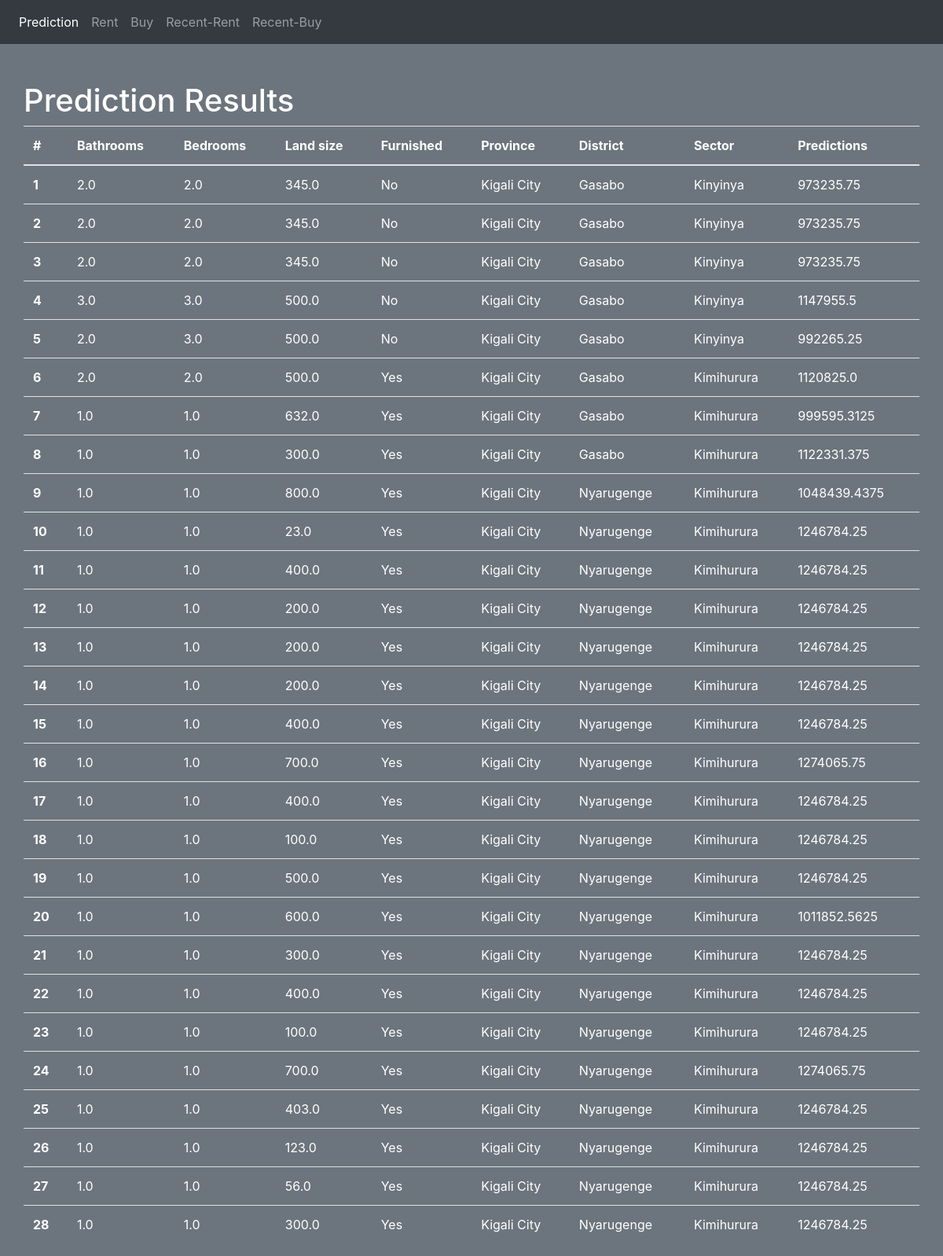
The app's page /results/ with its own data.
### predict/models.py (models this page shows, shortened)
class PredResults(models.Model):
    bedrooms=models.FloatField()
    bathrooms=models.FloatField()
    land_size=models.FloatField()
    furnished=models.CharField(max_length=5, choices=FURNISHED_CHOICES)
    province=models.CharField(max_length=50)
    district=models.CharField(max_length=50)
    sector=models.CharField(max_length=50)
    prediction=models.FloatField()

### predict/views.py (the view)
# urls.py: path('results/', views.view_results, name='results'),
def view_results(request):
    data = {"dataset": PredResults.objects.all()}
    return render(request, "results.html", data)

### templates/results.html
{% extends "base.html" %}
{% block main %}
    <div class="container pt-5">
        <div class="row">
        <h1>Prediction Results</h1>
            <table class="table text-white">
                <thead>
                <tr>
                <th scope="col">#</th>
                <th scope="col">Bathrooms</th>
                <th scope="col">Bedrooms</th>
                <th scope="col">Land size</th>
                <th scope="col">Furnished</th>
                <th scope="col">Province</th>
                <th scope="col">District</th>
                <th scope="col">Sector</th>
                <th scope="col">Predictions</th>
                </tr>
                </thead>
                <tbody>
                {% for data in dataset %}
                    <tr>
                    <th scope="row">{{ data.id }}</th>
                    <td>{{ data.bathrooms }}</td>
                    <td>{{ data.bedrooms }}</td>
                    <td>{{ data.land_size }}</td>
                    <td>{{ data.furnished }}</td>
                    <td>{{ data.province }}</td>
                    <td>{{ data.district }}</td>
                    <td>{{ data.sector }}</td>
                    <td>{{ data.prediction }}</td>
                    </tr>
                {% endfor %}
                </tbody>
            </table>
        </div>
    </div>
{% endblock %}

### templates/base.html (shortened to what this page needs)
<!doctype html>
<html lang="en">
    <head>
    <link rel="stylesheet" href="https://stackpath.bootstrapcdn.com/bootstrap/4.4.1/css/bootstrap.min.css">
    </head>
    <body class="bg-image text-white bg-secondary">
    <nav class="navbar navbar-expand-lg navbar-dark bg-dark">
        <div class="collapse navbar-collapse" id="navbarSupportedContent">
            <ul class="navbar-nav mr-auto">
                <li class="nav-item active">
                    <a class="nav-link" href="/">Prediction <span class="sr-only">(current)</span></a>
                </li>
                <li class="nav-item">
                    <a class="nav-link" href="{% url 'predict:prediction_page' %}">Rent</a>
                </li>
                <li class="nav-item">
                    <a class="nav-link" href="{% url 'predict:submit_sales_prediction' %}">Buy</a>
                </li>
                <li class="nav-item">
                    <a class="nav-link" href="/results">Recent-Rent</a>
                </li>
                <li class="nav-item">
                    <a class="nav-link" href="{% url 'predict:sales_result' %}">Recent-Buy</a>
                </li>
            </ul>
        </div>
    </nav>
    {% block main %}
    {% endblock %}
    </body>
</html>

### templates/base.html (style rules this page uses)
html { -webkit-text-size-adjust: 100%; text-size-adjust: 100%; }
.bg-image { background-image: url('https://wallpapercave.com/wp/wp9106198.jpg'); height: 100vh; background-size: cover; background-position: center; background-repeat: no-repeat; }

### records on screen
PredResults: id "1", bathrooms "2.0", bedrooms "2.0", land_size "345.0", furnished "No", province "Kigali City", district "Gasabo", sector "Kinyinya", prediction "973235.75"
PredResults: id "2", bathrooms "2.0", bedrooms "2.0", land_size "345.0", furnished "No", province "Kigali City", district "Gasabo", sector "Kinyinya", prediction "973235.75"
PredResults: id "3", bathrooms "2.0", bedrooms "2.0", land_size "345.0", furnished "No", province "Kigali City", district "Gasabo", sector "Kinyinya", prediction "973235.75"
PredResults: id "4", bathrooms "3.0", bedrooms "3.0", land_size "500.0", furnished "No", province "Kigali City", district "Gasabo", sector "Kinyinya", prediction "1147955.5"
PredResults: id "5", bathrooms "2.0", bedrooms "3.0", land_size "500.0", furnished "No", province "Kigali City", district "Gasabo", sector "Kinyinya", prediction "992265.25"
PredResults: id "6", bathrooms "2.0", bedrooms "2.0", land_size "500.0", furnished "Yes", province "Kigali City", district "Gasabo", sector "Kimihurura", prediction "1120825.0"
PredResults: id "7", bathrooms "1.0", bedrooms "1.0", land_size "632.0", furnished "Yes", province "Kigali City", district "Gasabo", sector "Kimihurura", prediction "999595.3125"
PredResults: id "8", bathrooms "1.0", bedrooms "1.0", land_size "300.0", furnished "Yes", province "Kigali City", district "Gasabo", sector "Kimihurura", prediction "1122331.375"
PredResults: id "9", bathrooms "1.0", bedrooms "1.0", land_size "800.0", furnished "Yes", province "Kigali City", district "Nyarugenge", sector "Kimihurura", prediction "1048439.4375"
PredResults: id "10", bathrooms "1.0", bedrooms "1.0", land_size "23.0", furnished "Yes", province "Kigali City", district "Nyarugenge", sector "Kimihurura", prediction "1246784.25"
PredResults: id "11", bathrooms "1.0", bedrooms "1.0", land_size "400.0", furnished "Yes", province "Kigali City", district "Nyarugenge", sector "Kimihurura", prediction "1246784.25"
PredResults: id "12", bathrooms "1.0", bedrooms "1.0", land_size "200.0", furnished "Yes", province "Kigali City", district "Nyarugenge", sector "Kimihurura", prediction "1246784.25"
PredResults: id "13", bathrooms "1.0", bedrooms "1.0", land_size "200.0", furnished "Yes", province "Kigali City", district "Nyarugenge", sector "Kimihurura", prediction "1246784.25"
PredResults: id "14", bathrooms "1.0", bedrooms "1.0", land_size "200.0", furnished "Yes", province "Kigali City", district "Nyarugenge", sector "Kimihurura", prediction "1246784.25"
PredResults: id "15", bathrooms "1.0", bedrooms "1.0", land_size "400.0", furnished "Yes", province "Kigali City", district "Nyarugenge", sector "Kimihurura", prediction "1246784.25"
PredResults: id "16", bathrooms "1.0", bedrooms "1.0", land_size "700.0", furnished "Yes", province "Kigali City", district "Nyarugenge", sector "Kimihurura", prediction "1274065.75"
PredResults: id "17", bathrooms "1.0", bedrooms "1.0", land_size "400.0", furnished "Yes", province "Kigali City", district "Nyarugenge", sector "Kimihurura", prediction "1246784.25"
PredResults: id "18", bathrooms "1.0", bedrooms "1.0", land_size "100.0", furnished "Yes", province "Kigali City", district "Nyarugenge", sector "Kimihurura", prediction "1246784.25"
PredResults: id "19", bathrooms "1.0", bedrooms "1.0", land_size "500.0", furnished "Yes", province "Kigali City", district "Nyarugenge", sector "Kimihurura", prediction "1246784.25"
PredResults: id "20", bathrooms "1.0", bedrooms "1.0", land_size "600.0", furnished "Yes", province "Kigali City", district "Nyarugenge", sector "Kimihurura", prediction "1011852.5625"
PredResults: id "21", bathrooms "1.0", bedrooms "1.0", land_size "300.0", furnished "Yes", province "Kigali City", district "Nyarugenge", sector "Kimihurura", prediction "1246784.25"
PredResults: id "22", bathrooms "1.0", bedrooms "1.0", land_size "400.0", furnished "Yes", province "Kigali City", district "Nyarugenge", sector "Kimihurura", prediction "1246784.25"
PredResults: id "23", bathrooms "1.0", bedrooms "1.0", land_size "100.0", furnished "Yes", province "Kigali City", district "Nyarugenge", sector "Kimihurura", prediction "1246784.25"
PredResults: id "24", bathrooms "1.0", bedrooms "1.0", land_size "700.0", furnished "Yes", province "Kigali City", district "Nyarugenge", sector "Kimihurura", prediction "1274065.75"
PredResults: id "25", bathrooms "1.0", bedrooms "1.0", land_size "403.0", furnished "Yes", province "Kigali City", district "Nyarugenge", sector "Kimihurura", prediction "1246784.25"
PredResults: id "26", bathrooms "1.0", bedrooms "1.0", land_size "123.0", furnished "Yes", province "Kigali City", district "Nyarugenge", sector "Kimihurura", prediction "1246784.25"
PredResults: id "27", bathrooms "1.0", bedrooms "1.0", land_size "56.0", furnished "Yes", province "Kigali City", district "Nyarugenge", sector "Kimihurura", prediction "1246784.25"
PredResults: id "28", bathrooms "1.0", bedrooms "1.0", land_size "300.0", furnished "Yes", province "Kigali City", district "Nyarugenge", sector "Kimihurura", prediction "1246784.25"
